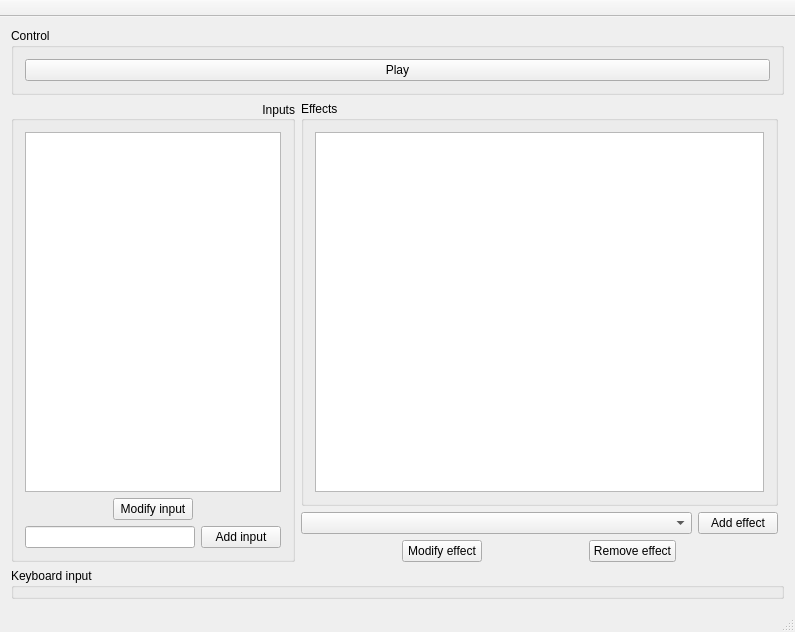
<?xml version="1.0" encoding="UTF-8"?>
<ui version="4.0">
 <class>MainWindow</class>
 <widget class="QMainWindow" name="MainWindow">
  <property name="geometry">
   <rect>
    <x>0</x>
    <y>0</y>
    <width>795</width>
    <height>632</height>
   </rect>
  </property>
  <property name="windowTitle">
   <string>MainWindow</string>
  </property>
  <widget class="QWidget" name="centralWidget">
   <layout class="QHBoxLayout" name="horizontalLayout_3">
    <item>
     <layout class="QGridLayout" name="gridLayout">
      <item row="0" column="1" colspan="3">
       <widget class="QGroupBox" name="controlsGB">
        <property name="sizePolicy">
         <sizepolicy hsizetype="Minimum" vsizetype="Preferred">
          <horstretch>0</horstretch>
          <verstretch>0</verstretch>
         </sizepolicy>
        </property>
        <property name="title">
         <string>Control</string>
        </property>
        <layout class="QHBoxLayout" name="horizontalLayout_4">
         <item>
          <widget class="QPushButton" name="playButton">
           <property name="text">
            <string>Play</string>
           </property>
          </widget>
         </item>
        </layout>
       </widget>
      </item>
      <item row="1" column="1">
       <widget class="QGroupBox" name="inputsGB">
        <property name="sizePolicy">
         <sizepolicy hsizetype="Maximum" vsizetype="Preferred">
          <horstretch>0</horstretch>
          <verstretch>0</verstretch>
         </sizepolicy>
        </property>
        <property name="title">
         <string>Inputs</string>
        </property>
        <property name="alignment">
         <set>Qt::AlignRight|Qt::AlignTrailing|Qt::AlignVCenter</set>
        </property>
        <layout class="QVBoxLayout" name="verticalLayout_2">
         <item>
          <widget class="QListView" name="inputsList">
           <property name="sizePolicy">
            <sizepolicy hsizetype="Preferred" vsizetype="Expanding">
             <horstretch>0</horstretch>
             <verstretch>0</verstretch>
            </sizepolicy>
           </property>
           <property name="resizeMode">
            <enum>QListView::Adjust</enum>
           </property>
          </widget>
         </item>
         <item alignment="Qt::AlignHCenter">
          <widget class="QPushButton" name="inputModifyBtn">
           <property name="sizePolicy">
            <sizepolicy hsizetype="Maximum" vsizetype="Maximum">
             <horstretch>0</horstretch>
             <verstretch>0</verstretch>
            </sizepolicy>
           </property>
           <property name="text">
            <string>Modify input</string>
           </property>
          </widget>
         </item>
         <item>
          <layout class="QHBoxLayout" name="inputCreatorLayout">
           <item>
            <widget class="QLineEdit" name="newInputNameEdit"/>
           </item>
           <item>
            <widget class="QPushButton" name="inputAddBtn">
             <property name="sizePolicy">
              <sizepolicy hsizetype="Maximum" vsizetype="Maximum">
               <horstretch>0</horstretch>
               <verstretch>0</verstretch>
              </sizepolicy>
             </property>
             <property name="text">
              <string>Add input</string>
             </property>
            </widget>
           </item>
          </layout>
         </item>
        </layout>
       </widget>
      </item>
      <item row="2" column="1" colspan="3">
       <widget class="QGroupBox" name="keyboardInputGB">
        <property name="title">
         <string>Keyboard input</string>
        </property>
        <property name="flat">
         <bool>false</bool>
        </property>
       </widget>
      </item>
      <item row="1" column="2">
       <layout class="QVBoxLayout" name="effectAddLayout">
        <item>
         <widget class="QGroupBox" name="effectsGB">
          <property name="sizePolicy">
           <sizepolicy hsizetype="Expanding" vsizetype="Preferred">
            <horstretch>0</horstretch>
            <verstretch>0</verstretch>
           </sizepolicy>
          </property>
          <property name="title">
           <string>Effects</string>
          </property>
          <layout class="QHBoxLayout" name="horizontalLayout">
           <item>
            <widget class="QTreeView" name="effectsTree">
             <property name="sizePolicy">
              <sizepolicy hsizetype="Preferred" vsizetype="Expanding">
               <horstretch>0</horstretch>
               <verstretch>0</verstretch>
              </sizepolicy>
             </property>
            </widget>
           </item>
          </layout>
         </widget>
        </item>
        <item>
         <layout class="QHBoxLayout" name="effectAdditionLt">
          <property name="topMargin">
           <number>0</number>
          </property>
          <item>
           <widget class="QComboBox" name="comboBox"/>
          </item>
          <item>
           <widget class="QPushButton" name="addEffectBtn">
            <property name="sizePolicy">
             <sizepolicy hsizetype="Maximum" vsizetype="Fixed">
              <horstretch>0</horstretch>
              <verstretch>0</verstretch>
             </sizepolicy>
            </property>
            <property name="text">
             <string>Add effect</string>
            </property>
           </widget>
          </item>
         </layout>
        </item>
        <item>
         <layout class="QHBoxLayout" name="effectAddLt">
          <property name="topMargin">
           <number>0</number>
          </property>
          <item>
           <widget class="QPushButton" name="pushButton">
            <property name="sizePolicy">
             <sizepolicy hsizetype="Maximum" vsizetype="Fixed">
              <horstretch>0</horstretch>
              <verstretch>0</verstretch>
             </sizepolicy>
            </property>
            <property name="text">
             <string>Modify effect</string>
            </property>
           </widget>
          </item>
          <item>
           <widget class="QPushButton" name="pushButton_2">
            <property name="sizePolicy">
             <sizepolicy hsizetype="Maximum" vsizetype="Fixed">
              <horstretch>0</horstretch>
              <verstretch>0</verstretch>
             </sizepolicy>
            </property>
            <property name="text">
             <string>Remove effect</string>
            </property>
           </widget>
          </item>
         </layout>
        </item>
       </layout>
      </item>
     </layout>
    </item>
   </layout>
  </widget>
  <widget class="QMenuBar" name="menuBar">
   <property name="geometry">
    <rect>
     <x>0</x>
     <y>0</y>
     <width>795</width>
     <height>25</height>
    </rect>
   </property>
  </widget>
  <widget class="QToolBar" name="mainToolBar">
   <property name="movable">
    <bool>false</bool>
   </property>
   <attribute name="toolBarArea">
    <enum>TopToolBarArea</enum>
   </attribute>
   <attribute name="toolBarBreak">
    <bool>false</bool>
   </attribute>
  </widget>
  <widget class="QStatusBar" name="statusBar"/>
 </widget>
 <layoutdefault spacing="6" margin="11"/>
 <resources/>
 <connections/>
</ui>
